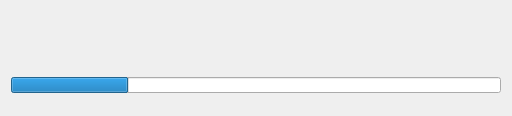
<?xml version="1.0" encoding="UTF-8"?>
<ui version="4.0">
 <class>Splashscreen</class>
 <widget class="QDialog" name="Splashscreen">
  <property name="windowModality">
   <enum>Qt::ApplicationModal</enum>
  </property>
  <property name="geometry">
   <rect>
    <x>0</x>
    <y>0</y>
    <width>512</width>
    <height>112</height>
   </rect>
  </property>
  <layout class="QVBoxLayout" name="verticalLayout">
   <item>
    <widget class="QLabel" name="lblMessage">
     <property name="minimumSize">
      <size>
       <width>0</width>
       <height>48</height>
      </size>
     </property>
     <property name="font">
      <font>
       <pointsize>12</pointsize>
       <weight>75</weight>
       <bold>true</bold>
      </font>
     </property>
     <property name="alignment">
      <set>Qt::AlignCenter</set>
     </property>
    </widget>
   </item>
   <item>
    <widget class="QStackedWidget" name="wgtStack">
     <property name="minimumSize">
      <size>
       <width>0</width>
       <height>40</height>
      </size>
     </property>
     <property name="currentIndex">
      <number>0</number>
     </property>
     <widget class="QWidget" name="wgtPageProgress">
      <layout class="QHBoxLayout" name="horizontalLayout">
       <property name="leftMargin">
        <number>0</number>
       </property>
       <property name="topMargin">
        <number>0</number>
       </property>
       <property name="rightMargin">
        <number>0</number>
       </property>
       <property name="bottomMargin">
        <number>0</number>
       </property>
       <item>
        <widget class="QProgressBar" name="pbProgress">
         <property name="maximumSize">
          <size>
           <width>16777215</width>
           <height>16</height>
          </size>
         </property>
         <property name="value">
          <number>24</number>
         </property>
         <property name="textVisible">
          <bool>false</bool>
         </property>
        </widget>
       </item>
      </layout>
     </widget>
     <widget class="QWidget" name="wgtPageAnim">
      <layout class="QHBoxLayout" name="horizontalLayout_3">
       <property name="leftMargin">
        <number>0</number>
       </property>
       <property name="topMargin">
        <number>0</number>
       </property>
       <property name="rightMargin">
        <number>0</number>
       </property>
       <property name="bottomMargin">
        <number>0</number>
       </property>
       <item>
        <spacer name="horizontalSpacer">
         <property name="orientation">
          <enum>Qt::Horizontal</enum>
         </property>
         <property name="sizeHint" stdset="0">
          <size>
           <width>40</width>
           <height>20</height>
          </size>
         </property>
        </spacer>
       </item>
       <item>
        <widget class="QLabel" name="lblAnim"/>
       </item>
       <item>
        <spacer name="horizontalSpacer_2">
         <property name="orientation">
          <enum>Qt::Horizontal</enum>
         </property>
         <property name="sizeHint" stdset="0">
          <size>
           <width>235</width>
           <height>20</height>
          </size>
         </property>
        </spacer>
       </item>
      </layout>
     </widget>
    </widget>
   </item>
  </layout>
 </widget>
 <resources/>
 <connections/>
</ui>
